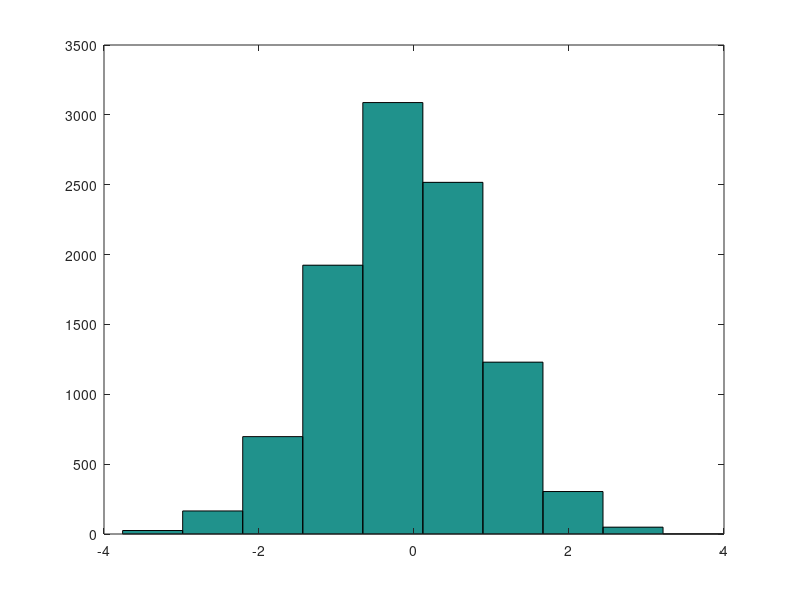

This chart was generated by the following MATLAB code:
% % This routine draws samples from a d-dimesnional population given the probability
% density of the distribution at discrete point
% Nearest neighbour interpolation has been used

clear all
close all
clc

x=[-4:0.1:4]';
pdf=normpdf(x);

n=10000;                  % number of samples to be drawn
[ns,d]=size(x);         % ns=number of points at which density is available; d=number of dimensions

sep=x(2)-x(1);
base_area=prod(sep);

bpoints=[-4,4];
bpoints=reshape(bpoints,1,numel(bpoints));
diff=repmat(x,1,2*d)-repmat(bpoints,size(x,1),1);
% replace zeros in in first d-columns of diff by 1 to indicate a lower boundary point 
bpoints=diff(:,1:d)==0;
% replace zeros in in last d-columns of diff by -1 to indicate an upper boundary point
bpoints=[bpoints,-1*(diff(:,d+1:2*d)==0)];

for i=1:size(diff,1)
    num_bpoints(i,1)=length(find(diff(i,:)==0));
end
base_area=repmat(base_area,ns,1)./2.^num_bpoints;
A=pdf.*base_area;

% calculate areas of the intervals
% draw n intervals from the distribution represented by 'A'
cum_A=cumsum(A);                % cumulative probability of different intervals

count=0;
for i=1:n
    u1=unifrnd(0,1);
    ind=find(cum_A<u1,1,'last');
    if ~isempty(ind)
        count=count+1;
        segment(count)=ind;
    end
end

% draw sample from each segment
for i=1:length(segment)
    temp_seg=segment(i);
    if num_bpoints(temp_seg)==0
        u2=unifrnd(-0.5,0.5,d,1);
        y(i,:)=x(temp_seg,:)+sep'*u2;
    else
        ind_low=find(bpoints(temp_seg,:)==1);
        ind_up=find(bpoints(temp_seg,:)==-1);
        unif_low_lim=-0.5*ones(d,1);
        unif_low_lim(ind_low)=0;
        unif_up_lim=0.5*ones(d,1);
        unif_up_lim(ind_up-d)=0;
        
        u2=unifrnd(unif_low_lim,unif_up_lim);
        y(i,:)=x(temp_seg,:)+sep'*u2;
    end
end

hist(y)